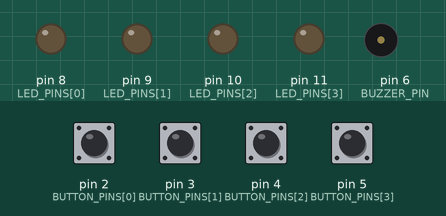
Simulated run of this program. Board: Arduino Uno, built with avr-gcc and run on an emulated ATmega328P. Shown: output pins drawn as LEDs (lit = HIGH), buzzer (waves = sounding). The test bench sets the inputs (shaded band); at power-on: pin 2 (BUTTON_PINS[0]), pin 3 (BUTTON_PINS[1]), pin 4 (BUTTON_PINS[2]), pin 5 (BUTTON_PINS[3]) HIGH.

Above: at 1.2 s.
1.3 s: pin 2 (BUTTON_PINS[0]) pulled LOW for 0.15 s
At 1.37 s:
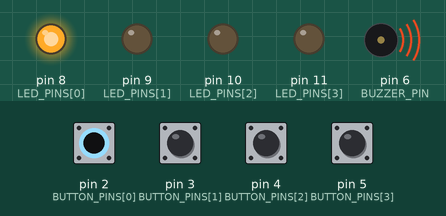
2.9 s: pin 3 (BUTTON_PINS[1]) pulled LOW for 0.15 s
At 2.97 s:
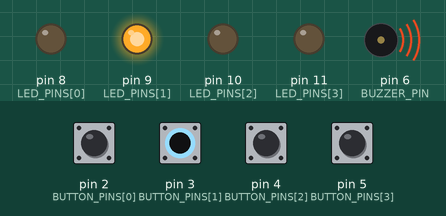
4.5 s: pin 4 (BUTTON_PINS[2]) pulled LOW for 0.15 s
At 4.57 s:
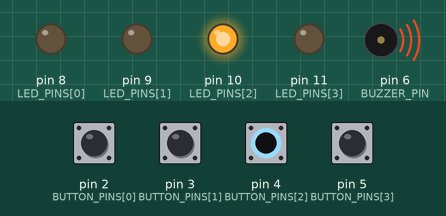
6.1 s: pin 5 (BUTTON_PINS[3]) pulled LOW for 0.15 s
At 6.17 s:
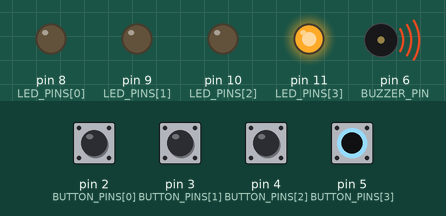
7.7 s: pin 2 (BUTTON_PINS[0]) driven LOW and pin 3 (BUTTON_PINS[1]) driven LOW
At 8.9 s:
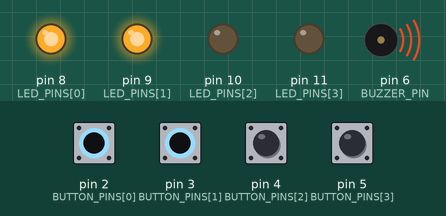
9.2 s: pin 4 (BUTTON_PINS[2]) pulled LOW for 1 s
At 10.0 s:
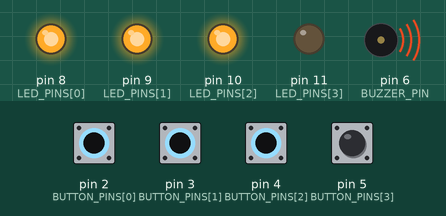
Timing chart, 0 to 12.2 s (numbered marks = the images above; inputs shaded):
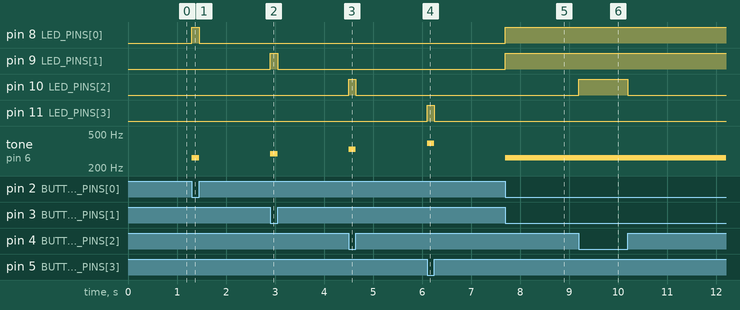

Measured:
- after the input at 1.3 s, pin 8 (LED_PINS[0]): LOW → HIGH at once, → LOW 0.15 s later; tone on pin 6 (BUZZER_PIN): silent → 262 Hz at once, → silent 0.15 s later
- after the input at 2.9 s, pin 9 (LED_PINS[1]): LOW → HIGH at once, → LOW 0.15 s later; tone on pin 6 (BUZZER_PIN): silent → 294 Hz at once, → silent 0.15 s later
- after the input at 4.5 s, pin 10 (LED_PINS[2]): LOW → HIGH at once, → LOW 0.15 s later; tone on pin 6 (BUZZER_PIN): silent → 330 Hz at once, → silent 0.15 s later
- after the input at 6.1 s, pin 11 (LED_PINS[3]): LOW → HIGH at once, → LOW 0.15 s later; tone on pin 6 (BUZZER_PIN): silent → 392 Hz at once, → silent 0.15 s later
- after the input at 7.7 s, pin 8 (LED_PINS[0]), pin 9 (LED_PINS[1]): LOW → HIGH at once; tone on pin 6 (BUZZER_PIN): silent → 262 Hz at once
- after the input at 9.2 s, pin 10 (LED_PINS[2]): LOW → HIGH at once, → LOW 1.0 s later

The program:

main.cpp
```cpp
#include <Arduino.h>

// Mini piano: 4 buttons, each plays a note and lights its own LED.
// C-D-E-G is a pentatonic scale, so any combination of presses sounds fine.

const int BUZZER_PIN = 6;

const int NUM_KEYS = 4;
const int BUTTON_PINS[NUM_KEYS] = {2, 3, 4, 5};
const int LED_PINS[NUM_KEYS] = {8, 9, 10, 11};
const int NOTES_HZ[NUM_KEYS] = {262, 294, 330, 392};  // C4, D4, E4, G4

void setup() {
  pinMode(BUZZER_PIN, OUTPUT);
  for (int i = 0; i < NUM_KEYS; i++) {
    pinMode(BUTTON_PINS[i], INPUT_PULLUP);  // pressed = LOW
    pinMode(LED_PINS[i], OUTPUT);
  }
}

void loop() {
  int playing = -1;

  for (int i = 0; i < NUM_KEYS; i++) {
    bool pressed = digitalRead(BUTTON_PINS[i]) == LOW;
    digitalWrite(LED_PINS[i], pressed ? HIGH : LOW);
    if (pressed && playing == -1) {
      playing = i;  // first pressed key wins the speaker
    }
  }

  if (playing == -1) {
    noTone(BUZZER_PIN);
  } else {
    tone(BUZZER_PIN, NOTES_HZ[playing]);
  }
}
```
